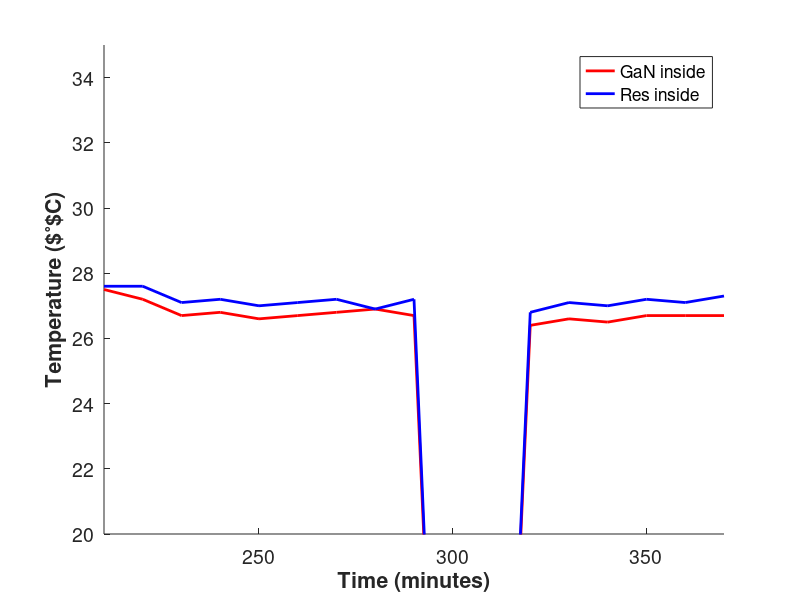
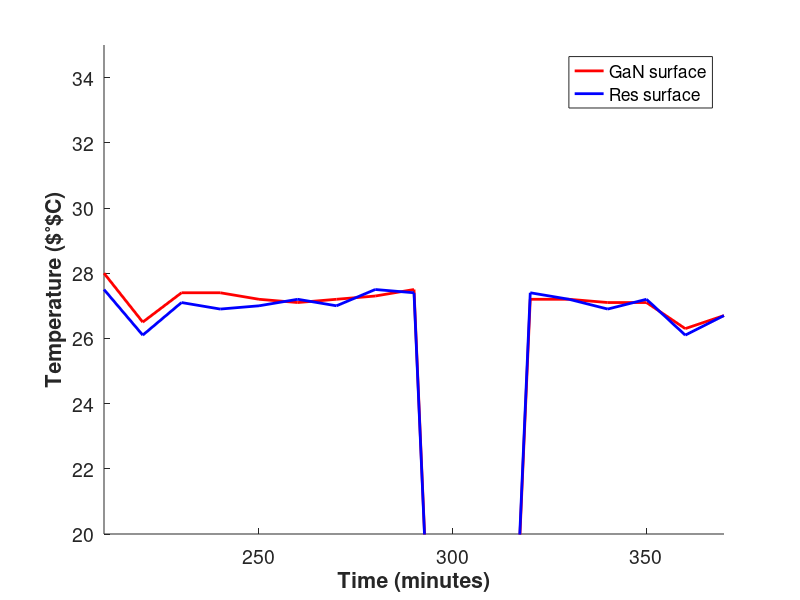
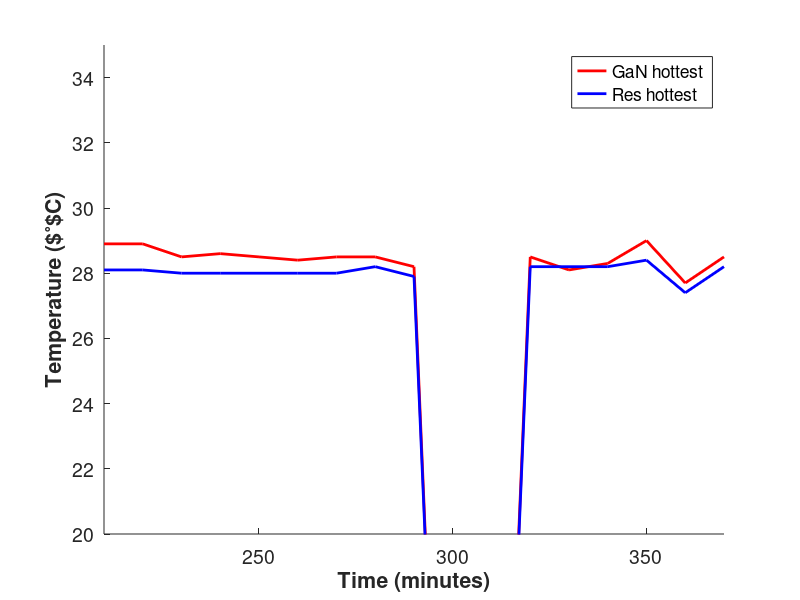
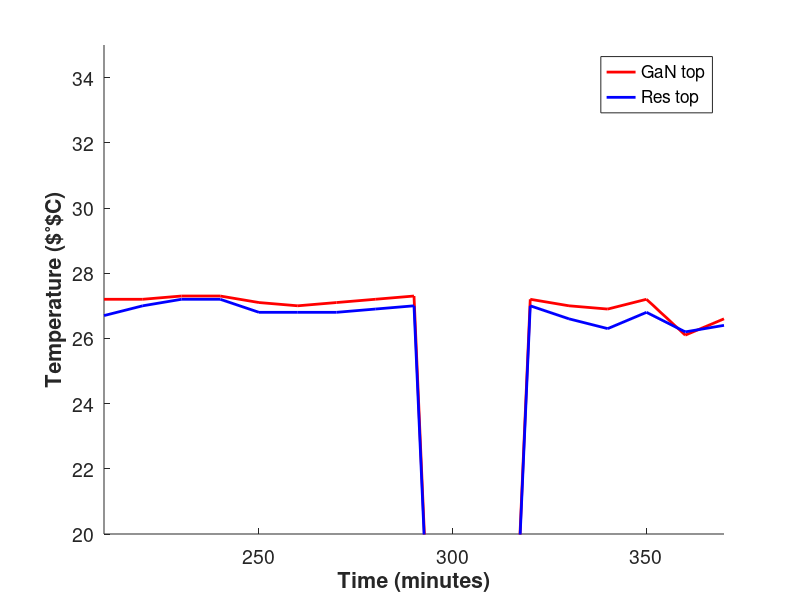

The MATLAB script that drew these images, in order: (Note: this script raises an error after producing the figures.)
time = 210:10:370;
% 3. kademe data
GaN_inside  = [27.5,27.2,26.7,26.8,26.6,26.7,26.8,26.9,26.7,0,0,26.4,26.6,26.5,26.7,26.7,26.7];
Res_inside  = [27.6,27.6,27.1,27.2,27.0,27.1,27.2,26.9,27.2,0,0,26.8,27.1,27.0,27.2,27.1,27.3];
GaN_surface = [28.0,26.5,27.4,27.4,27.2,27.1,27.2,27.3,27.5,0,0,27.2,27.2,27.1,27.1,26.3,26.7];
Res_surface = [27.5,26.1,27.1,26.9,27.0,27.2,27.0,27.5,27.4,0,0,27.4,27.2,26.9,27.2,26.1,26.7];
GaN_top     = [27.2,27.2,27.3,27.3,27.1,27.0,27.1,27.2,27.3,0,0,27.2,27.0,26.9,27.2,26.1,26.6];
Res_top     = [26.7,27.0,27.2,27.2,26.8,26.8,26.8,26.9,27.0,0,0,27.0,26.6,26.3,26.8,26.2,26.4];
GaN_hottest = [28.9,28.9,28.5,28.6,28.5,28.4,28.5,28.5,28.2,0,0,28.5,28.1,28.3,29.0,27.7,28.5];
Res_hottest = [28.1,28.1,28.0,28.0,28.0,28.0,28.0,28.2,27.9,0,0,28.2,28.2,28.2,28.4,27.4,28.2];
diff_inside = GaN_inside - Res_inside;
diff_surface = GaN_surface - Res_surface;
diff_top = GaN_top - Res_top;
diff_hottest = GaN_hottest - Res_hottest;

%%
figure;
%subplot(3,1,1);
hold all;
plot(time,GaN_inside,'r-','Linewidth',2);
plot(time,Res_inside,'b-','Linewidth',2);
ylabel('Temperature ($^\circ$C)','FontSize',14,'FontWeight','Bold')
xlabel('Time (minutes)','FontSize',14,'FontWeight','Bold')
set(gca,'FontSize',14);
ylim([20 35]);
xlim([210 370]);
legend({'GaN inside','Res inside'},'Location','best');
%%
figure;
%subplot(3,1,1);
hold all;
plot(time,GaN_surface,'r-','Linewidth',2);
plot(time,Res_surface,'b-','Linewidth',2);
ylabel('Temperature ($^\circ$C)','FontSize',14,'FontWeight','Bold')
xlabel('Time (minutes)','FontSize',14,'FontWeight','Bold')
set(gca,'FontSize',14);
ylim([20 35]);
xlim([210 370]);
legend({'GaN surface','Res surface'},'Location','best');
%%
figure;
%subplot(3,1,1);
hold all;
plot(time,GaN_hottest,'r-','Linewidth',2);
plot(time,Res_hottest,'b-','Linewidth',2);
ylabel('Temperature ($^\circ$C)','FontSize',14,'FontWeight','Bold')
xlabel('Time (minutes)','FontSize',14,'FontWeight','Bold')
set(gca,'FontSize',14);
ylim([20 35]);
xlim([210 370]);
legend({'GaN hottest','Res hottest'},'Location','best');
%%
figure;
%subplot(3,1,1);
hold all;
plot(time,GaN_top,'r-','Linewidth',2);
plot(time,Res_top,'b-','Linewidth',2);
ylabel('Temperature ($^\circ$C)','FontSize',14,'FontWeight','Bold')
xlabel('Time (minutes)','FontSize',14,'FontWeight','Bold')
set(gca,'FontSize',14);
ylim([20 35]);
xlim([210 370]);
legend({'GaN top','Res top'},'Location','best');
%%
figure;
hold all;
plot(time,diff_surface,'bx-','Linewidth',2);
plot(time,diff_hottest,'k+-','Linewidth',2);
plot(time,diff_top,'ro-','Linewidth',2);
plot(time,zeros(1,numel(time)),'g--','Linewidth',2);
ylabel('Temperature Difference (^\circC)','FontSize',14,'FontWeight','Bold')
xlabel('Time (minutes)','FontSize',14,'FontWeight','Bold')
set(gca,'FontSize',14);
ylim([-2 2]);
xlim([210 370]);
legend({'Surface','Hottest','Top','Threshold'},'Location','best');
%%
power1 = 8;
power2 = 8.9;
power3 = 10.2;
power_curve = [11.5;
               power1*ones(8,1);...
               power2*ones(5,1);...
               power3*ones(3,1)];

%%
figure;
hold all;
yyaxis left
plot(time,-diff_surface,'bx-','Linewidth',2);
plot(time,-diff_top,'ko-','Linewidth',2);
plot(time,zeros(1,numel(time)),'g--','Linewidth',2);
ylim([-2 2]);
ylabel('Temperature difference (^\circC)','FontSize',14,'FontWeight','Bold')
yyaxis right
plot(time,power_curve,'r+-','Linewidth',2);
ylim([6 12]);
ylabel('Power input (W)','FontSize',14,'FontWeight','Bold')
xlabel('Time (minutes)','FontSize',14,'FontWeight','Bold')
set(gca,'FontSize',14);
xlim([210 370]);
legend({'Surface','Top','Threshold','Res Power'},'Location','best');
